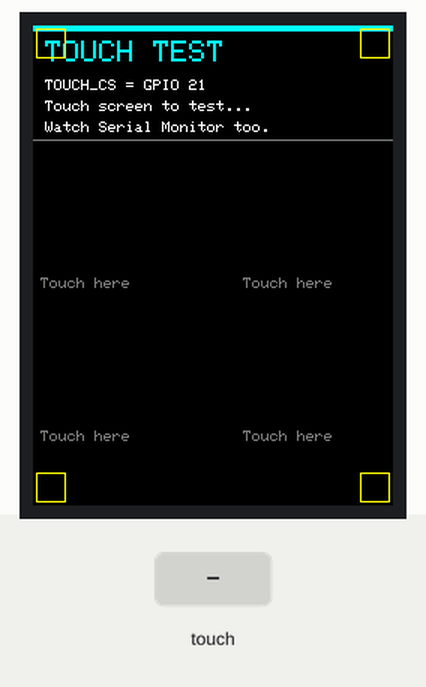
A sketch run on a simulated ESP32. Parts: 240×320 colour display. Inputs (shaded band) come from the test bench. What the sketch prints to the serial monitor is not drawn.

Above: at 2.0 s.
2.1 s: screen touched at 13 % across, 70 % down
At 3.4 s:
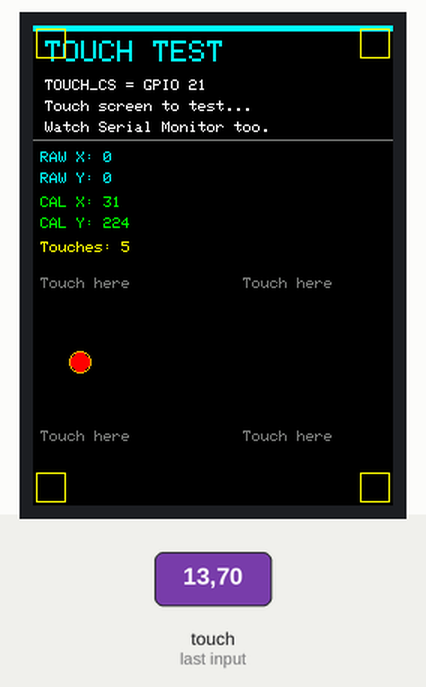
3.7 s: screen touched at 13 % across, 10 % down
5.3 s: screen touched at 62 % across, 10 % down
At 6.1 s:
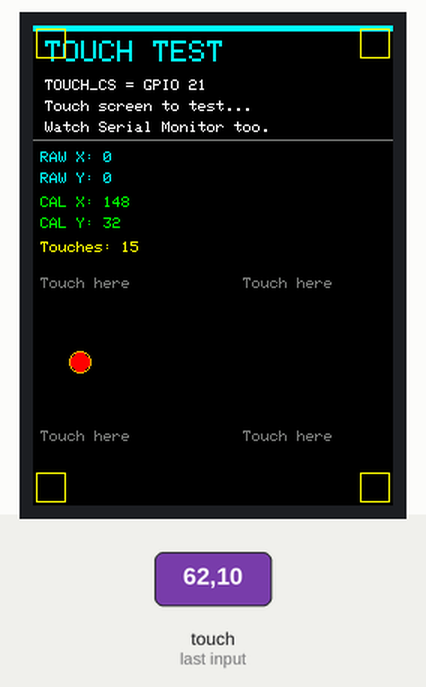
6.9 s: screen touched at 62 % across, 50 % down
Timing chart, 0 to 9.5 s (numbered marks = the images above; inputs shaded):
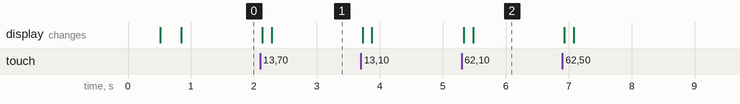

Measured:
- after the input at 2.1 s, the display: first changes at once (image 1 shows a later state)
- after the input at 5.3 s, the display: first changes at once (image 2 shows a later state)

The sketch:

touch_test.ino
```cpp
/*
 * ═══════════════════════════════════════════════════════════════
 *   RAW XPT2046 TOUCH TEST — Direct SPI, No TFT_eSPI touch code
 * ═══════════════════════════════════════════════════════════════
 *
 *  This sketch uses Arduino's hardware SPI directly to talk to the
 *  XPT2046 touchscreen controller, completely bypassing TFT_eSPI.
 *
 *  INSTRUCTIONS:
 *  1. Upload this sketch
 *  2. Open Serial Monitor at 115200 baud
 *  3. Touch the screen — you should see "TOUCH DETECTED" lines
 *  4. If you see "RAW: x=0 y=0" always → TOUCH_CS wiring issue
 *     If you see "RAW: x=4095 y=4095" → MISO wiring issue
 *     If you see valid numbers (200-3900) → hardware is GOOD
 *
 *  XPT2046 SPI MODE: 0 (CPOL=0, CPHA=0)
 *  Your pins (from User_Setup):
 *    MOSI = 23, MISO = 19, CLK = 18, TOUCH_CS = 21
 * ═══════════════════════════════════════════════════════════════
 */

#include <TFT_eSPI.h>
#include <SPI.h>

// ── Pin definitions ─────────────────────────────────────────
#define TOUCH_CS_PIN 21
#define SPI_MOSI     23
#define SPI_MISO     19
#define SPI_CLK      18

// XPT2046 command bytes (12-bit differential mode)
#define CMD_X_POS  0xD0   // 1 101 0 000 = START, CH=X(101), 12bit, DFR, PD=00
#define CMD_Y_POS  0x90   // 1 001 0 000 = START, CH=Y(001), 12bit, DFR, PD=00
#define CMD_Z1_POS 0xB0   // Pressure Z1
#define CMD_Z2_POS 0xC0   // Pressure Z2

TFT_eSPI tft = TFT_eSPI();

// ── Read XPT2046 using direct SPI transaction ───────────────
// Returns 12-bit ADC value (0-4095)
uint16_t xpt_read(uint8_t command) {
  uint8_t buf[3] = {command, 0x00, 0x00};

  digitalWrite(TOUCH_CS_PIN, LOW);
  delayMicroseconds(5);

  // Use hardware SPI — must match the frequency
  SPI.beginTransaction(SPISettings(2500000, MSBFIRST, SPI_MODE0));
  SPI.transfer(command);          // Send command
  uint16_t high = SPI.transfer(0x00);  // Read high byte
  uint16_t low  = SPI.transfer(0x00);  // Read low byte
  SPI.endTransaction();

  digitalWrite(TOUCH_CS_PIN, HIGH);
  delayMicroseconds(5);

  // Result is in bits 14:3 of the 16-bit response (shift right 3)
  return ((high << 8) | low) >> 3;
}

// Read multiple samples and return median (noise reduction)
uint16_t xpt_read_avg(uint8_t command, int samples = 5) {
  uint16_t vals[10];
  int n = min(samples, 10);
  for (int i = 0; i < n; i++) {
    vals[i] = xpt_read(command);
    delayMicroseconds(200);
  }
  // Simple sort
  for (int i = 0; i < n-1; i++)
    for (int j = 0; j < n-1-i; j++)
      if (vals[j] > vals[j+1]) { uint16_t t = vals[j]; vals[j] = vals[j+1]; vals[j+1] = t; }
  return vals[n/2]; // median
}

// Check if screen is being touched (Z pressure reading)
bool isTouched() {
  SPI.beginTransaction(SPISettings(2500000, MSBFIRST, SPI_MODE0));
  digitalWrite(TOUCH_CS_PIN, LOW);
  delayMicroseconds(5);
  SPI.transfer(CMD_Z1_POS);
  uint16_t z1h = SPI.transfer(0); uint16_t z1l = SPI.transfer(0);
  uint16_t z1 = ((z1h << 8) | z1l) >> 3;
  SPI.transfer(CMD_Z2_POS);
  uint16_t z2h = SPI.transfer(0); uint16_t z2l = SPI.transfer(0);
  uint16_t z2 = ((z2h << 8) | z2l) >> 3;
  digitalWrite(TOUCH_CS_PIN, HIGH);
  SPI.endTransaction();

  // Z1 should be > 0 and Z2 should be < 4095 when touched
  // Pressure value = (X/4096) * (Z2/Z1 - 1)  (simplified check)
  return (z1 > 100 && z2 < 3900);
}

int touchCount = 0;

void drawInfo(uint16_t rawX, uint16_t rawY, uint16_t calX, uint16_t calY) {
  tft.fillRect(0, 80, 240, 80, TFT_BLACK);
  tft.setTextSize(1);

  tft.setTextColor(TFT_CYAN);
  tft.setCursor(5, 84); tft.print("RAW X: "); tft.print(rawX);
  tft.setCursor(5, 98); tft.print("RAW Y: "); tft.print(rawY);

  tft.setTextColor(TFT_GREEN);
  tft.setCursor(5, 114); tft.print("CAL X: "); tft.print(calX);
  tft.setCursor(5, 128); tft.print("CAL Y: "); tft.print(calY);

  tft.setTextColor(TFT_YELLOW);
  tft.setCursor(5, 144); tft.print("Touches: "); tft.print(touchCount);
}

void setup() {
  Serial.begin(115200);
  delay(500);

  Serial.println("\n\n=== RAW XPT2046 TOUCH TEST ===");
  Serial.println("Touch_CS=21, MOSI=23, MISO=19, CLK=18");
  Serial.println("Touching screen should show values 200-3900");
  Serial.println("x=0 or y=0 always  -> CS pin issue");
  Serial.println("x=4095 always       -> MISO pin issue");
  Serial.println("==========================================\n");

  // Configure TOUCH_CS as output, HIGH = deselected
  pinMode(TOUCH_CS_PIN, OUTPUT);
  digitalWrite(TOUCH_CS_PIN, HIGH);

  // Init display (draws the UI, does NOT initialise touch)
  tft.init();
  tft.setRotation(2);
  tft.fillScreen(TFT_BLACK);
  delay(100);

  // Apply some calibration for the CAL readout
  uint16_t cal[5] = {339, 3498, 275, 3593, 2};
  tft.setTouch(cal);

  // Draw header
  tft.fillRect(0, 0, 240, 4, TFT_CYAN);
  tft.setTextColor(TFT_CYAN); tft.setTextSize(2);
  tft.setCursor(8, 10); tft.print("TOUCH TEST");

  tft.setTextColor(TFT_WHITE); tft.setTextSize(1);
  tft.setCursor(8, 36); tft.print("TOUCH_CS = GPIO 21");
  tft.setCursor(8, 50); tft.print("Touch screen to test...");
  tft.setCursor(8, 64); tft.print("Watch Serial Monitor too.");

  tft.drawFastHLine(0, 76, 240, TFT_DARKGREY);

  // Corner markers so you can see the full screen area
  tft.drawRect(2,   2,   20, 20, TFT_YELLOW);
  tft.drawRect(218, 2,   20, 20, TFT_YELLOW);
  tft.drawRect(2,   298, 20, 20, TFT_YELLOW);
  tft.drawRect(218, 298, 20, 20, TFT_YELLOW);

  tft.setCursor(5,   168); tft.setTextColor(TFT_DARKGREY);
  tft.print("Touch here");
  tft.setCursor(5,   270); tft.print("Touch here");
  tft.setCursor(140, 168); tft.print("Touch here");
  tft.setCursor(140, 270); tft.print("Touch here");
}

uint32_t lastPrint = 0;
uint16_t lastDotX = 0, lastDotY = 0;

void loop() {
  // ── Method 1: Direct SPI read from XPT2046 ───────────────
  bool touched1 = isTouched();
  uint16_t rawX = 0, rawY = 0;
  if (touched1) {
    rawX = xpt_read_avg(CMD_X_POS, 5);
    rawY = xpt_read_avg(CMD_Y_POS, 5);
  }

  // ── Method 2: TFT_eSPI getTouch (low threshold=200) ──────
  uint16_t calX = 0, calY = 0;
  bool touched2 = tft.getTouch(&calX, &calY, 200);

  // ── Output ───────────────────────────────────────────────
  bool anyTouch = touched1 || touched2;

  if (anyTouch) {
    touchCount++;

    // Print to Serial
    Serial.printf("[%d] RAW(%4d,%4d) CAL(%3d,%3d) | spi=%s tft=%s\n",
      touchCount, rawX, rawY, calX, calY,
      touched1 ? "YES" : "no",
      touched2 ? "YES" : "no");

    // Update display
    drawInfo(rawX, rawY, calX, calY);

    // Draw dot at calibrated position
    if (calX > 0 && calX < 240 && calY > 200 && calY < 320) {
      if (lastDotX > 0) tft.fillCircle(lastDotX, lastDotY, 6, TFT_BLACK);
      lastDotX = calX; lastDotY = calY;
      tft.fillCircle(calX, calY, 6, TFT_RED);
      tft.drawCircle(calX, calY, 7, TFT_ORANGE);
    } else if (rawX > 200 && rawX < 3900) {
      // Map raw to screen (rough)
      int sx = map(rawX, 339, 3498, 0, 240);
      int sy = map(rawY, 275, 3593, 0, 320);
      if (sx > 0 && sx < 240 && sy > 160 && sy < 320) {
        if (lastDotX > 0) tft.fillCircle(lastDotX, lastDotY, 6, TFT_BLACK);
        lastDotX = sx; lastDotY = sy;
        tft.fillCircle(sx, sy, 6, TFT_PURPLE);
        tft.drawCircle(sx, sy, 7, TFT_PINK);
      }
    }

    lastPrint = millis();
  } else {
    if (millis() - lastPrint > 2000) {
      uint16_t idleX = xpt_read(CMD_X_POS);
      uint16_t idleY = xpt_read(CMD_Y_POS);
      Serial.printf("No touch | idle raw(%4d,%4d)\n", idleX, idleY);
      lastPrint = millis();
    }
  }

  delay(16);
}
```
